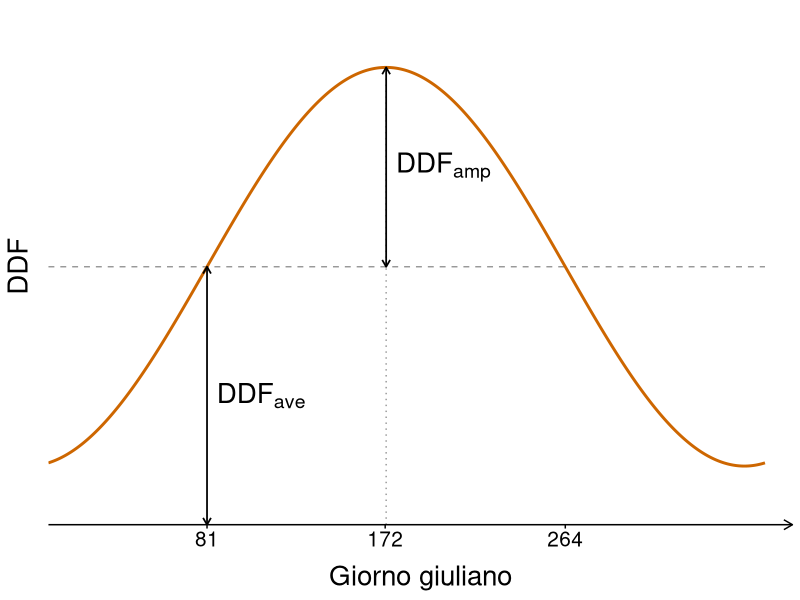

Write the R code that produced this figure.
# The main goal of this script is to plot the seasonal cycle of the degree-day
# factor (DDF), described by a sinusoid with a period of 366 days:
#   DDF_t = DDF_ave + DDF_amp * sin(2*pi*(t - 81)/366)
# The maximum falls at t = 81 + 366/4 (~172). The labels on the y axis are left
# symbolic (ave, ave +- amp), so the values of the parameters are just examples.
# DDF_ave and DDF_amp are marked on the plot with double-headed segments: the
# first goes from 0 to the mean level, the second from the mean level to the peak.
rm(list = ls())
gc()

library(ggplot2)



# Plot parameters
size_title        <- 20
size_subtitle     <- 12
size_legend_title <- 15
size_legend_text  <- 15
size_axis_title   <- 20
size_axis_text    <- 15
size_annotation   <- 20

theme_fonts <- theme(
  plot.title    = element_text(size = size_title, face = "bold"),
  plot.subtitle = element_text(size = size_subtitle),
  legend.title  = element_text(size = size_legend_title),
  legend.text   = element_text(size = size_legend_text),
  axis.title    = element_text(size = size_axis_title),
  axis.title.x  = element_text(margin = margin(t = 10)),
  axis.title.y  = element_text(margin = margin(r = 10)),
  axis.text     = element_text(size = size_axis_text)
)



# Sinusoid parameters
ddf_ave <- 2.2
ddf_amp <- 1.7
t_max   <- 81 + 366 / 4

# Axes limits (the x axis is at DDF = 0, so that DDF_ave can be measured from it)
x_lim <- c(0, 380)
y_lim <- c(0, ddf_ave + 1.3 * ddf_amp)

# Position of the segments
t_ave      <- 81                              # day in which DDF = DDF_ave (rising)
arrow_segm <- arrow(length = unit(0.2, "cm"), ends = "both", type = "open")



# Building the dataset
df_ddf <- data.frame(t = seq(0, 366, by = 0.5))
df_ddf$ddf <- ddf_ave + ddf_amp * sin(2 * pi * (df_ddf$t - 81) / 366)


# Plotting procedure
p <- ggplot() +
  annotate(
    "segment",
    x = t_max, xend = t_max, y = y_lim[1], yend = ddf_ave + ddf_amp,
    linetype = "dotted", color = "grey60"
  ) +
  annotate(
    "segment",
    x = 0, xend = 366, y = ddf_ave, yend = ddf_ave,
    linetype = "dashed", color = "grey60"
  ) +
  geom_line(
    data = df_ddf,
    aes(x = t, y = ddf),
    color = "darkorange3", linewidth = 1
  ) +
  # DDF_ave segment
  annotate(
    "segment",
    x = t_ave, xend = t_ave, y = 0, yend = ddf_ave,
    arrow = arrow_segm, color = "black", linewidth = 0.6
  ) +
  annotate(
    "text",
    x = t_ave + 5, y = ddf_ave / 2, label = "DDF[ave]", parse = TRUE,
    hjust = 0, size = size_annotation / .pt
  ) +
  # DDF_amp segment
  annotate(
    "segment",
    x = t_max, xend = t_max, y = ddf_ave, yend = ddf_ave + ddf_amp,
    arrow = arrow_segm, color = "black", linewidth = 0.6
  ) +
  annotate(
    "text",
    x = t_max + 5, y = ddf_ave + ddf_amp / 2, label = "DDF[amp]", parse = TRUE,
    hjust = 0, size = size_annotation / .pt
  ) +
  scale_x_continuous(
    breaks = c(81, 172, 264),
    limits = x_lim, expand = c(0, 0)
  ) +
  scale_y_continuous(
    breaks = NULL,
    labels = expression(0, bolditalic(ave - amp), bolditalic(ave), bolditalic(ave + amp)),
    limits = y_lim, expand = c(0, 0)
  ) +
  theme_minimal() +
  labs(title = NULL, x = "Giorno giuliano", y = "DDF") +
  theme(
    panel.grid = element_blank(),
    axis.line  = element_line(color = "black", arrow = arrow(length = unit(0.25, "cm"), type = "open")),
    axis.ticks = element_line(color = "black"),
    axis.text  = element_text(color = "black")
  ) +
  theme_fonts

print(p)
